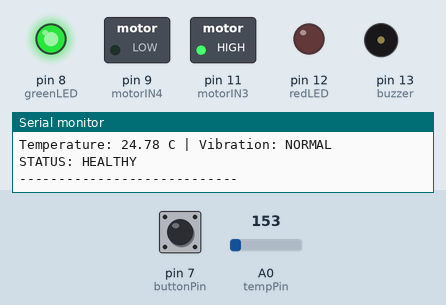
Recording of a sketch running on a simulated Arduino Uno, built with avr-gcc and run on an emulated ATmega328P. Shown: switched loads named in the sketch (green lamp = pin HIGH), output pins drawn as LEDs (lit = HIGH), buzzer (waves = sounding, pin HIGH), the last lines printed to the serial monitor. The inputs (shaded band) are chosen by the test bench; at power-on: A0 (tempPin) = 153, pin 7 (buttonPin) HIGH.

Above: at 1.8 s.
1.9 s: A0 (tempPin) set to 174
3.4 s: A0 (tempPin) set to 194
At 5.3 s:
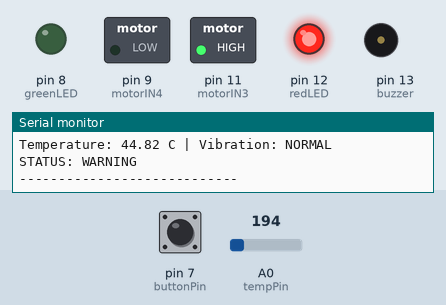
8.3 s: A0 (tempPin) set to 175
At 10.1 s:
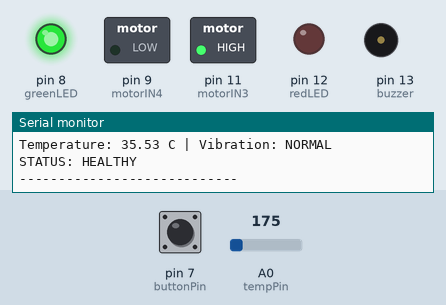
10.7 s: A0 (tempPin) set to 191
At 12.3 s:
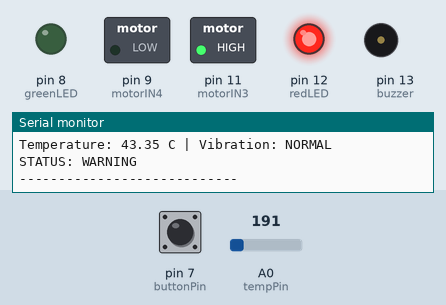
Timing chart, 0 to 13.8 s (numbered marks = the images above; inputs shaded):
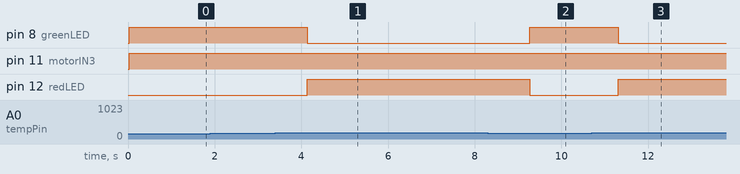

The sketch:

main.ino
```cpp
// Predictive Maintenance System

const int tempPin = A0;
const int buttonPin = 7;

const int greenLED = 8;
const int motorIN4 = 9;
const int motorIN3 = 11;
const int redLED = 12;
const int buzzer = 13;

void setup()
{
  pinMode(buttonPin, INPUT_PULLUP);

  pinMode(greenLED, OUTPUT);
  pinMode(redLED, OUTPUT);
  pinMode(buzzer, OUTPUT);

  pinMode(motorIN3, OUTPUT);
  pinMode(motorIN4, OUTPUT);

  Serial.begin(9600);

  Serial.println("Predictive Maintenance System Started");
}

void loop()
{
  // TMP36 Reading
  int sensorValue = analogRead(tempPin);

  float voltage = sensorValue * (5.0 / 1023.0);

  float temperature = (voltage - 0.5) * 100.0;

  // Button Reading
  bool vibrationDetected = false;

  if (digitalRead(buttonPin) == LOW)
  {
    vibrationDetected = true;
  }

  Serial.print("Temperature: ");
  Serial.print(temperature);
  Serial.print(" C | Vibration: ");

  if (vibrationDetected)
    Serial.println("DETECTED");
  else
    Serial.println("NORMAL");


  // FAULT CONDITION

  if (temperature > 80)
  {
    Serial.println("STATUS: FAULT");

    digitalWrite(greenLED, LOW);
    digitalWrite(redLED, HIGH);
    digitalWrite(buzzer, HIGH);

    // Motor OFF
    digitalWrite(motorIN3, LOW);
    digitalWrite(motorIN4, LOW);
  }

  // WARNING CONDITION

  else if (temperature >= 40 || vibrationDetected)
  {
    Serial.println("STATUS: WARNING");

    digitalWrite(greenLED, LOW);
    digitalWrite(redLED, HIGH);
    digitalWrite(buzzer, LOW);

    // Motor ON
    digitalWrite(motorIN3, HIGH);
    digitalWrite(motorIN4, LOW);
  }


  // HEALTHY CONDITION

  else
  {
    Serial.println("STATUS: HEALTHY");

    digitalWrite(greenLED, HIGH);
    digitalWrite(redLED, LOW);
    digitalWrite(buzzer, LOW);

    // Motor ON
    digitalWrite(motorIN3, HIGH);
    digitalWrite(motorIN4, LOW);
  }

  Serial.println("----------------------------");

  delay(1000);
}
```

Measured:
- the behaviour switches between 184 and 185 on A0 (tempPin) (found by bisection; images 0 and 1)
- after the input at 3.4 s, pin 8 (greenLED): HIGH → LOW after 0.74 s; pin 12 (redLED): LOW → HIGH after 0.74 s
- after the input at 8.3 s, pin 8 (greenLED): LOW → HIGH after 0.97 s; pin 12 (redLED): HIGH → LOW after 0.97 s
- after the input at 10.7 s, pin 8 (greenLED): HIGH → LOW after 0.62 s; pin 12 (redLED): LOW → HIGH after 0.62 s
